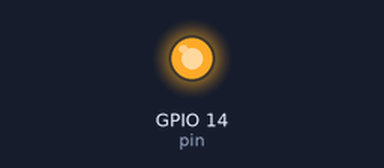
This sketch was run on a simulated ESP8266 (Wemos D1 mini). Parts: output pins drawn as LEDs (lit = HIGH).

Above: at 2.5 s.
At 7.5 s:
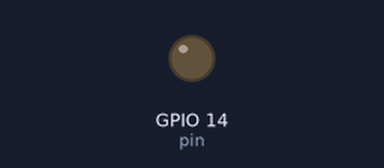
Timing chart, 0 to 13.0 s (numbered marks = the images above):
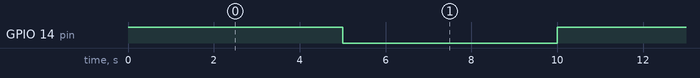

Measured:
- by itself, GPIO 14 (pin): alternates HIGH for 5.0 s and LOW for 5.0 s

The sketch:

Blink2.ino
```cpp
int pin = 14;

void setup() {
  // initialize digital pin LED_BUILTIN as an output.
  pinMode(pin, OUTPUT);
}

// the loop function runs over and over again forever
void loop() {
  digitalWrite(pin, HIGH);   // turn the LED on (HIGH is the voltage level)
  delay(5000);                       // wait for a second
  digitalWrite(pin, LOW);    // turn the LED off by making the voltage LOW
  delay(5000);                       // wait for a second
}
```
